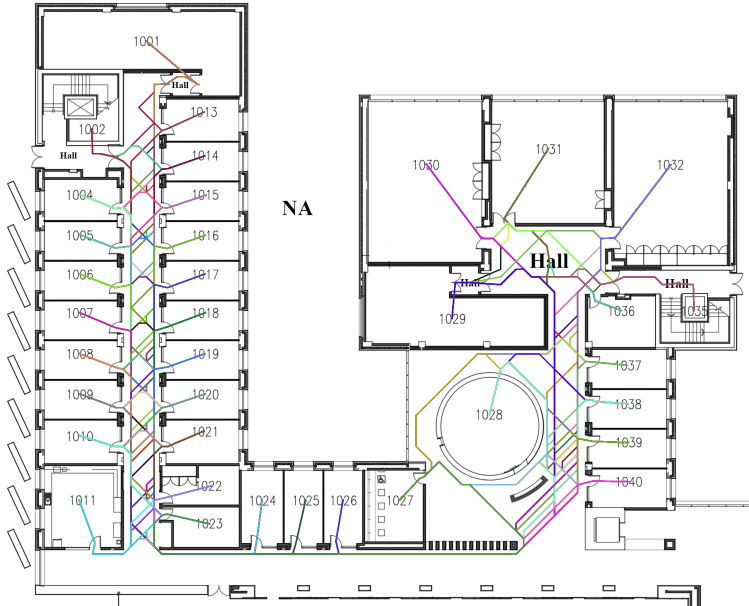
#> input picture shortest_path.png, 1498 x 1211 px (shown at 1/2 size)
$ python -i transition_matcher.py   (imports and definitions only)
#> lines starting #> are read from the running program, lines starting #| are printed output that depends on the picture; after the words box and inside, x2 and y2 are one past the last pixel; in counts of white or black regions, pixels touching at a corner belong together
#> further down, picture is the input picture: shape (1211, 1498, 3); mean B, G, R 233.8, 233.7, 233.7
"""
transition_matcher.py - Automatic inter-floor transition correspondence

Given two single-floor graphs (Tesseract++ JSON exports) and their source
images, infer which transition nodes (stairs/elevators) on one floor are the
same physical shaft as transitions on the other floor.

The problem is framed as an optimal assignment with a rejection option:

  1. Registration: put both floors in a shared pixel frame. Candidate
     similarity transforms come from four generators - (a) pairs of same-kind
     transition correspondences, (b) their mirrored (conjugate) variants,
     (c) per-image dimension normalization, optionally anchored on a single
     candidate pair, and (d) phase correlation of the wall masks. Hypotheses
     outside a plausibility gate (scale 0.4-2.5, |rotation| <= 60 deg) are
     dropped. Ranking is wall-evidence-first: a symmetric, coverage-gated
     chamfer distance between the (glyph-filtered) wall masks, with a small
     bonus per one-to-one aligned transition pair. The winner is refined by
     least squares on its one-to-one inlier pairs and re-scored.
  2. Cost matrix: each floor-1/floor-2 transition pair is scored on position
     in the shared frame, stairs-vs-elevator kind mismatch, and (lightly
     weighted) graph-context feature distance.
  3. Assignment: the Hungarian solver runs on the cost matrix augmented with
     per-transition "match to nothing" slots; accepted pairs are then
     post-filtered so that a pair is kept if and only if its cost is at most
     reject_cost. Shafts whose best pairing exceeds that price stay
     unmatched (e.g. a stairwell that terminates).

Registration quality (chamfer, coverage, aligned count, mirror flag) is
reported and written into the mapping-file header; treat high-chamfer or
mirrored registrations as needing human review.

Pure file-level API - no imports from Main.py or MultiFloor.py.
"""

import json
import math
import os
from itertools import combinations

import cv2
import networkx as nx
import numpy as np
from scipy.optimize import linear_sum_assignment

# Wall pixels are anything darker than this (same convention as
# BuildingGraph.add_corridor_nodes in utils/graph.py).
WALL_THRESHOLD = 240
# Longest side of the downscaled masks used for chamfer scoring.
CHAMFER_MAX_DIM = 400
# Connected components smaller than this (downscaled px^2) are treated as
# text glyphs, not walls, and removed before chamfer scoring.
GLYPH_MIN_AREA = 30
# A transform counts a transition pair as aligned when the mapped position
# lands within this fraction of the floor-1 image diagonal.
ALIGN_FRACTION = 0.02
# Hypothesis plausibility gates: floor drawings of one building.
SCALE_RANGE = (0.4, 2.5)
MAX_ROTATION_DEG = 60.0
# Minimum fraction of floor-2 wall ink that must land inside the floor-1
# canvas for a hypothesis to be scoreable.
MIN_COVERAGE = 0.25
# Chamfer-units bonus for each one-to-one aligned transition pair when
# ranking hypotheses (aligning one more shaft is worth this many px of
# wall disagreement).
ALIGN_BONUS_PX = 1.5

DEFAULT_WEIGHTS = {
    'position': 1.0,   # normalized distance in the shared frame
    'kind': 1.0,       # stairs vs elevator mismatch penalty
    'context': 0.05,   # graph-neighbourhood feature distance
}
# A matched pair is accepted iff its cost <= reject_cost.
DEFAULT_REJECT_COST = 0.10


# =============================================================================
# LOADING
# =============================================================================

def transition_kind(node_id):
    """'stairs_3' -> 'stairs', 'elevator_1' -> 'elevator'."""
    return str(node_id).rsplit('_', 1)[0]


# [87 lines left out: functions load_floor, _context_features, _context_distance, not called in this run]


# =============================================================================
# TRANSFORMS (floor2 pixel frame -> floor1 pixel frame)
# =============================================================================
# A transform is a dict {'a': complex, 'b': complex, 'mirror': bool} mapping
# z2 -> a*z2 + b, or z2 -> a*conj(z2) + b when mirror is True.

def _make_transform(a, b, mirror=False):
    return {'a': complex(a), 'b': complex(b), 'mirror': bool(mirror)}


# [43 lines left out: functions _apply, _invert, _similarity_from_pairs, _plausible, not called in this run]


# =============================================================================
# WALL-MASK EVIDENCE
# =============================================================================

def _wall_mask_small(img):
    """Downscaled binary wall mask with text glyphs removed."""
    gray = cv2.cvtColor(img, cv2.COLOR_BGR2GRAY)
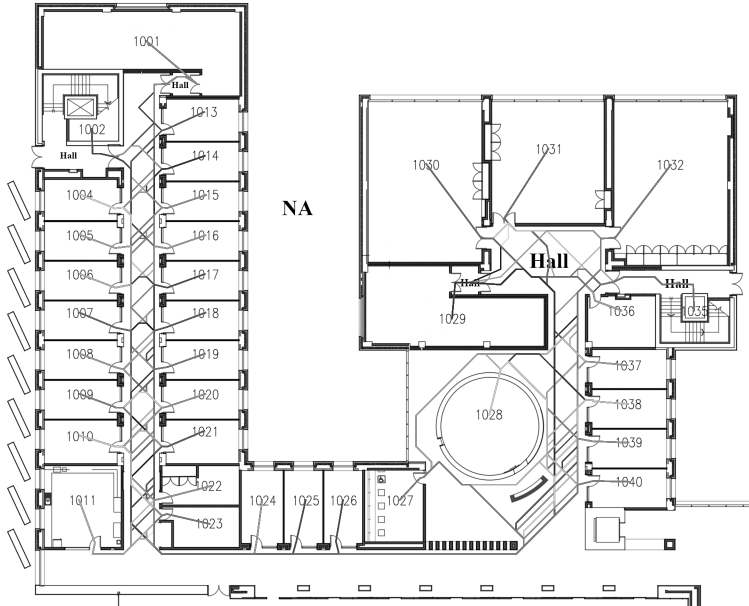
#> gray: shape (1211, 1498) (shown at 1/2 size); min 0, max 255, mean 233.7
    scale = CHAMFER_MAX_DIM / max(gray.shape)
#> scale = 0.267
    small = cv2.resize(gray, None, fx=scale, fy=scale,
                       interpolation=cv2.INTER_AREA)
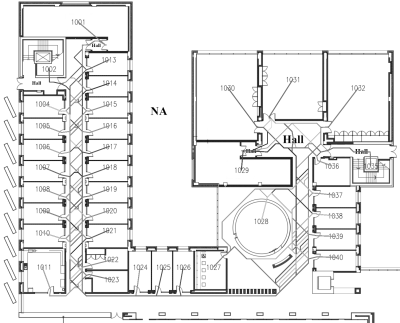
#> small: shape (323, 400); min 0, max 255, mean 233.7
    mask = (small < WALL_THRESHOLD).astype(np.uint8)
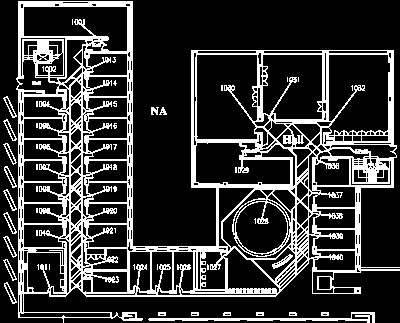
#> mask: shape (323, 400); values 0 (black) and 1 (white), 21.7% white; 50 white regions (28 under 20 px), largest, box (x1, y1, x2, y2) and area: (16, 1, 400, 323) 25959, (148, 312, 375, 323) 727, (272, 254, 293, 269) 101
    n, labels, stats, _ = cv2.connectedComponentsWithStats(mask, 8)
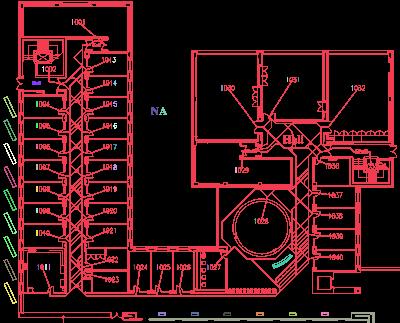
#> labels: shape (323, 400) int32; 51 distinct labels, from 0 to 50; one colour per label, 0 black
#> n = 51; stats = 51 rows, first 6: [0, 0, 400, 323, 101180], [16, 1, 384, 322, 25959], [72, 19, 1, 6, 6], [112, 57, 4, 6, 13], [42, 66, 2, 6, 7], [287, 77, 1, 5, 5]
    for i in range(1, n):
        if stats[i, cv2.CC_STAT_AREA] < GLYPH_MIN_AREA:
            mask[labels == i] = 0
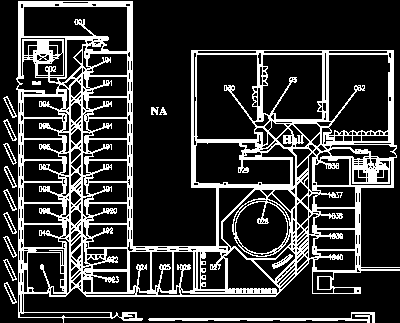
#> mask: shape (323, 400); values 0 (black) and 1 (white), 21.3% white; 15 white regions, largest, box (x1, y1, x2, y2) and area: (16, 1, 400, 323) 25959, (148, 312, 375, 323) 727, (272, 254, 293, 269) 101
    return mask, scale


# [478 lines left out: functions _ink_coords, _sym_chamfer, _one_to_one_aligned, _generate_hypotheses, _transform_matrix_grid, _phase_at and 8 more, not called in this run]

>>> import cv2
>>> picture = cv2.imread('../shortest_path.png')
>>> result = _wall_mask_small(picture)
